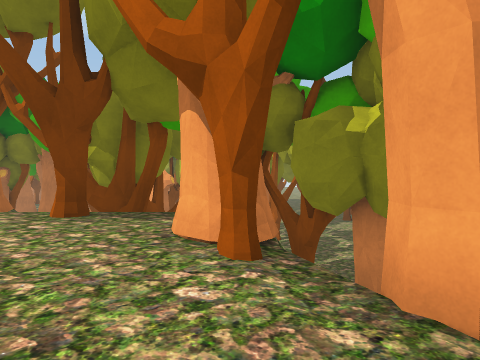
View 1 (above)

22 first-person views from a walk through a scene from a Unity 3-D project. The camera is 1.3 m above the floor, tilts 2° down and sees 70° across. The floor is counted in squares, 2 m on a side. Each view is taken from the middle of a square. On the plan, view 1 faces up. The plan holds only what a view shows up to about 10 squares ahead; the rest is blank. The place goes on beyond the plan. Some animated figures are left out.

View 2
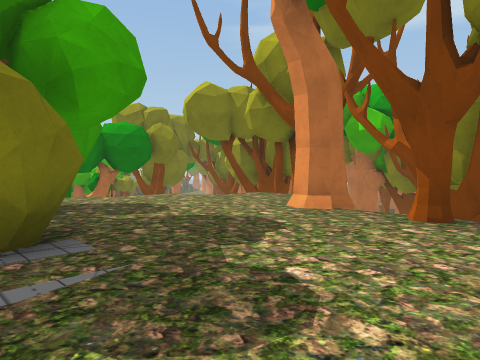

View 3
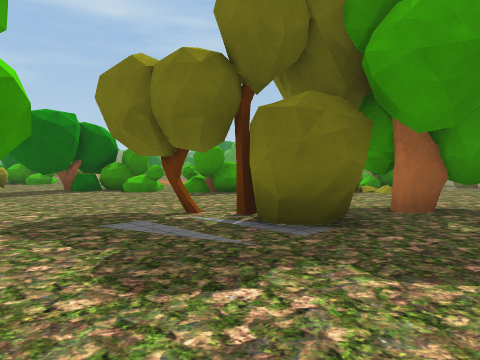

View 4
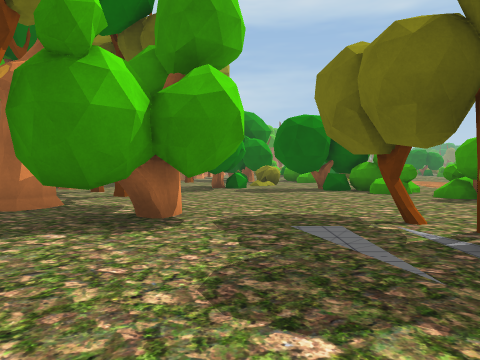

View 5
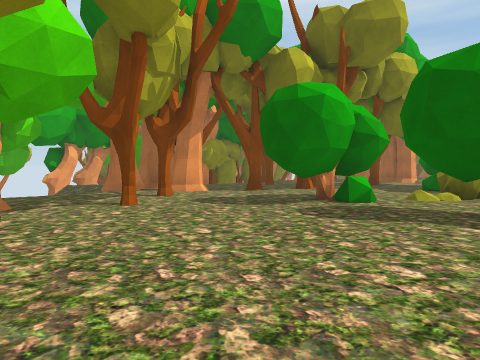

View 6
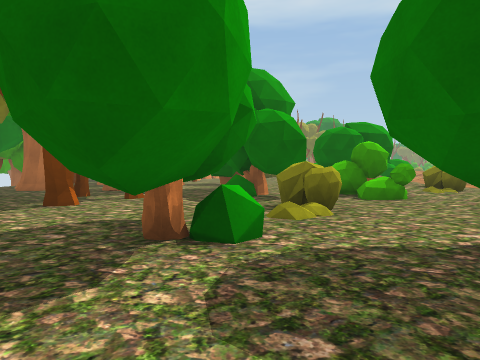

View 7
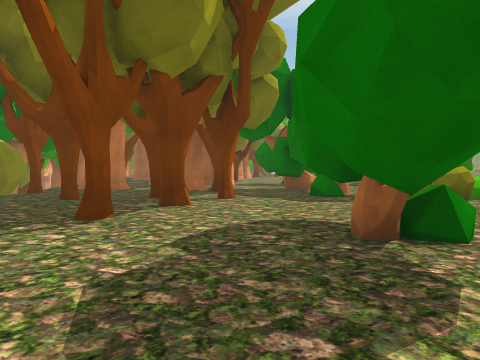

View 8
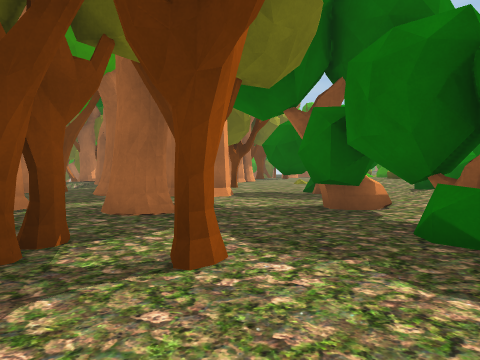

View 9
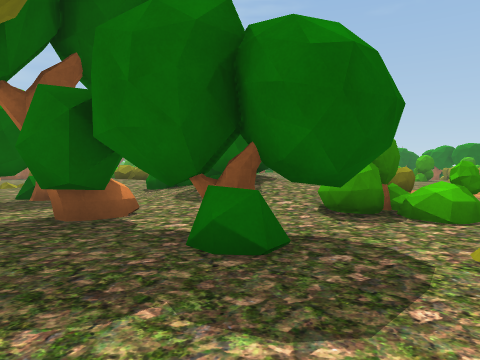

View 10
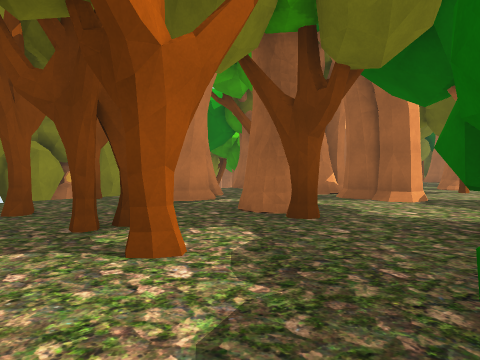

View 11
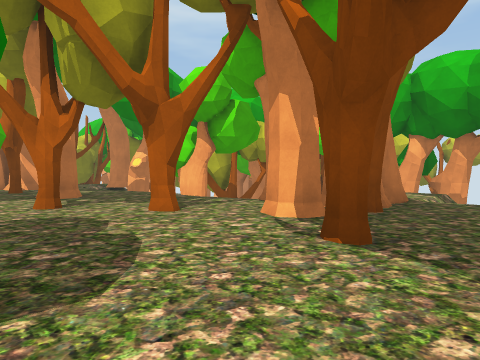

View 12
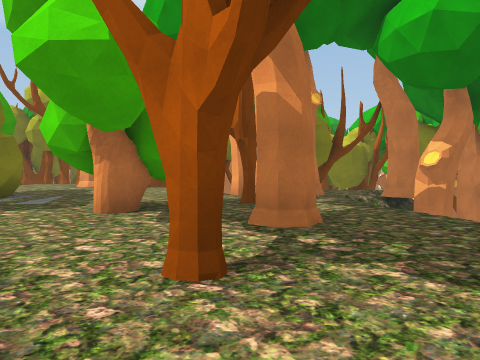

View 13
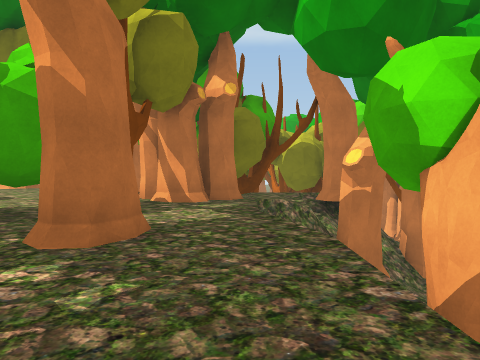

View 14
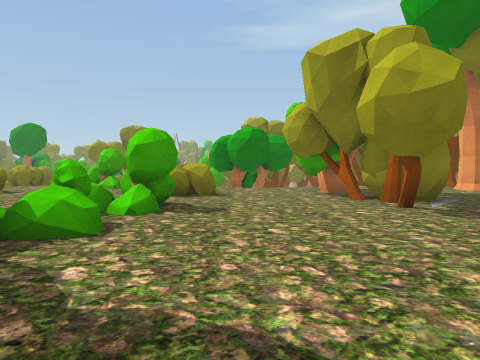

View 15
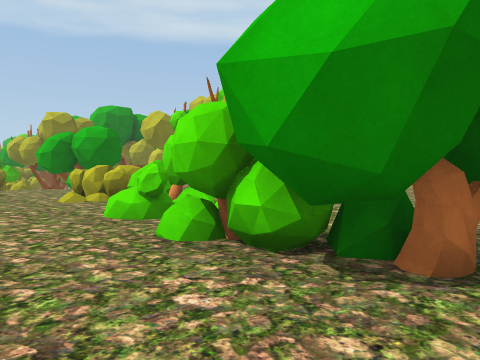

View 16
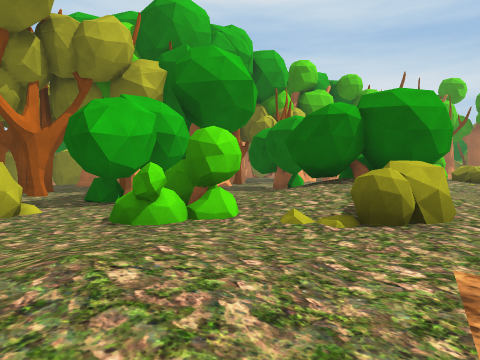

View 17
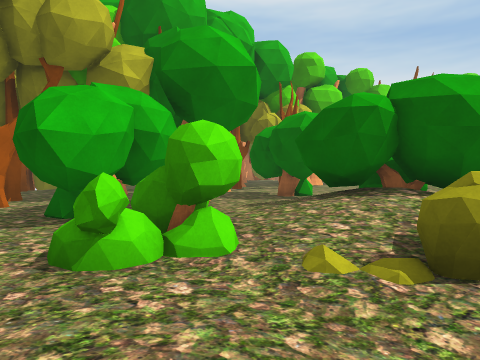

View 18
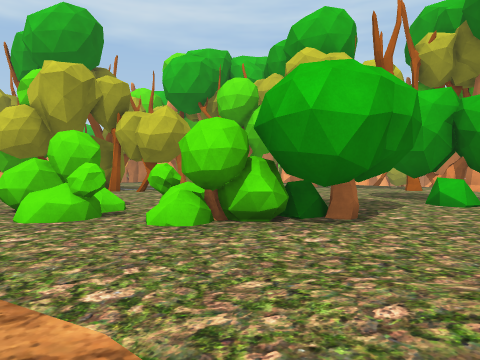

View 19
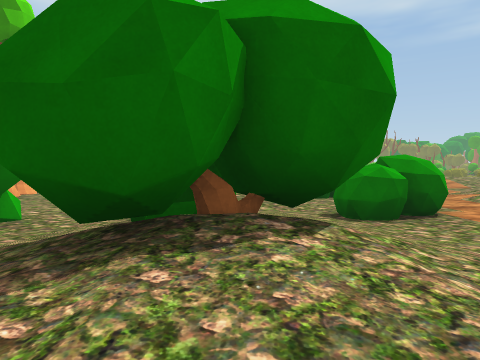

View 20
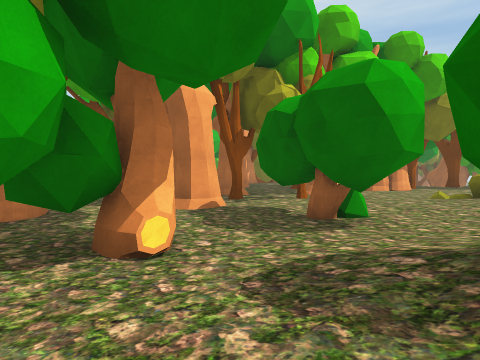

View 21
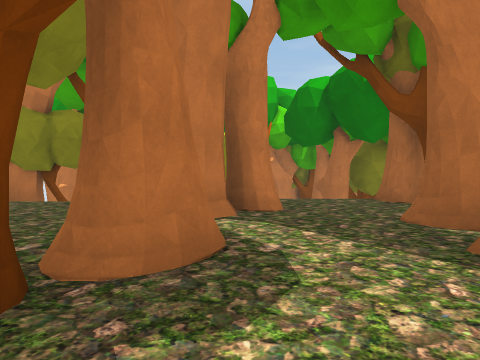

View 22
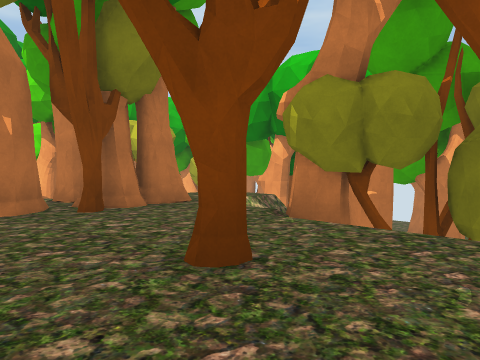

### Floor plan
Key: @ floor where view 1 was taken; # wall or solid block; . main floor; : floor 0.25 m higher than the main floor; - floor 1 m lower than the main floor; _ floor 2 m lower than the main floor; < floor 4 m lower than the main floor; / step, stairs or slope; = window, fence, low wall or low ledge; v drop or lower ground; O other object.
Columns run from 9 left of view 1 to 13 right of it. Each row starts with its distance up from view 1.
 10           O<<
  9           O<<
  8  O_
  7   //O    O
  6 = ../# O OOOO
  5 =.../##O/ #O
  4 =........#  ##
  3 .........OvOOO ##
  2 .OO.......O ####O
  1 ..OOOO.....O. #O/O
  0 ..OOOO...@... O/
 -1 O....O.OOOO..
 -2 O.......#OOO.#
 -3 O.........##.vO
 -4 .OO.......... O
 -5 ..O.......O..
 -6 ...O.......O./-
 -7 ..OOOO..O..../#     O
 -8 ...OOO.OO...OOOO.   O
 -9 .//....OO..O.O../
-10 .//...O.........
-11 .//...O...O....#OOO O O
-12 .//.O....O.O.O.#OO  O O
-13 ..//OOOO...O...
-14  OO://.O......O
-15  /////.OO.OO.O  #
-16  //OO/.O...O.OO O
-17  /OOO/..........
-18 .//OO/O...O#O...
-19 .O/ O.OOO.OOO.OO

Positions as (right, up) in squares from view 1, and headings:
1: (0, 0), facing up
2: (-1, 0), facing up-left
3: (-1, 3), facing down-left
4: (-2, 3), facing down
5: (-5, -2), facing down-right
6: (-2, -5), facing down
7: (0, -5), facing down
8: (0, -10), facing down
9: (0, -11), facing down-left
10: (-2, -11), facing down-right
11: (-1, -11), facing up-right
12: (1, -7), facing up
13: (3, -6), facing up
14: (-2, -7), facing up-left
15: (-6, -10), facing up
16: (-9, -10), facing down-right
17: (-8, -11), facing down-right
18: (-9, -10), facing up-right
19: (-6, -14), facing down
20: (-5, -14), facing down-right
21: (-1, -16), facing right
22: (2, -14), facing up-right
